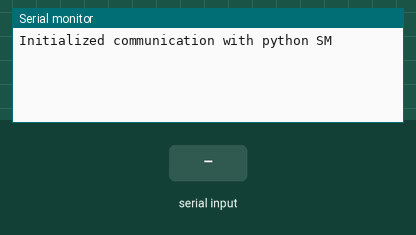
This sketch was run on a simulated Arduino Uno, built with avr-gcc and run on an emulated ATmega328P. Shown: the last lines printed to the serial monitor. Inputs (shaded band) come from the test bench. No radio packets arrive unless stated.

Above: at 2.2 s.
2.3 s: "1" received over Serial
At 3.1 s:
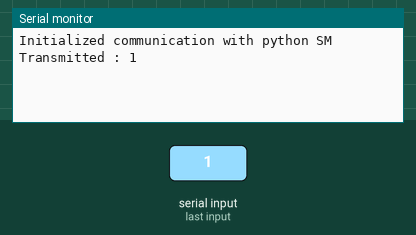
3.8 s: "0" received over Serial
At 4.2 s:
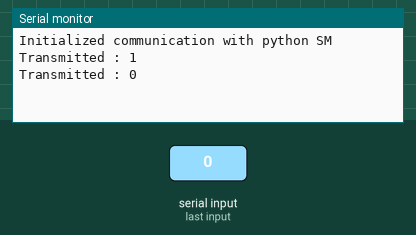
5.3 s: "2" received over Serial
At 6.6 s:
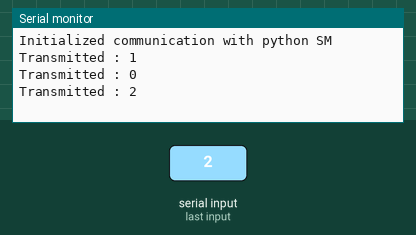

Measured:
- after the input at 2.3 s, the serial monitor: prints a new line after 0.06 s (image 1)
- after the input at 3.8 s, the serial monitor: prints a new line after 0.06 s (image 2)
- after the input at 5.3 s, the serial monitor: prints a new line after 0.06 s (image 3)

The sketch:

RFTransmitter.ino
```cpp
#include<VirtualWire.h>

int i=0;

void setup()
{
Serial.begin(9600);
vw_setup(2000);
vw_set_tx_pin(12);
vw_set_ptt_inverted(true);
delay(1000);
Serial.println("Initialized communication with python SM");

}
void Transmit()
{
  char cad[50];
  i=0;
  memset(cad,0,50);
  //Serial.println(strlen(cad));
if( Serial.available()> 0)
{


  while(Serial.available()){
    cad[i] = Serial.read();
    i++;
    delay(2);
  }

}
if(strlen(cad)>0)
{
vw_send((byte *)cad, strlen(cad));
vw_wait_tx();
Serial.println("Transmitted : " + String(cad));
delay(400);
}

}
void loop()
{

Transmit();
}
```
